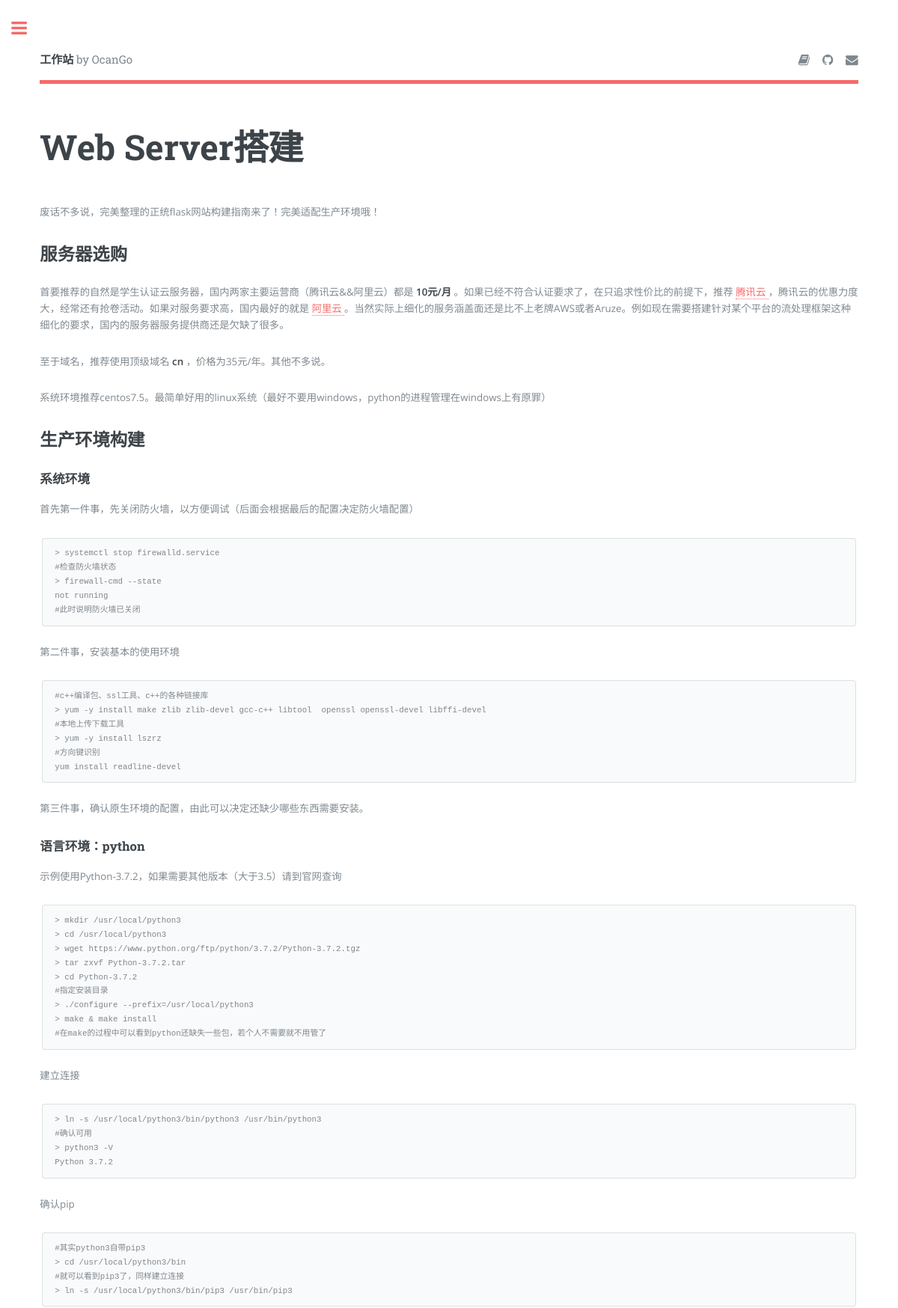
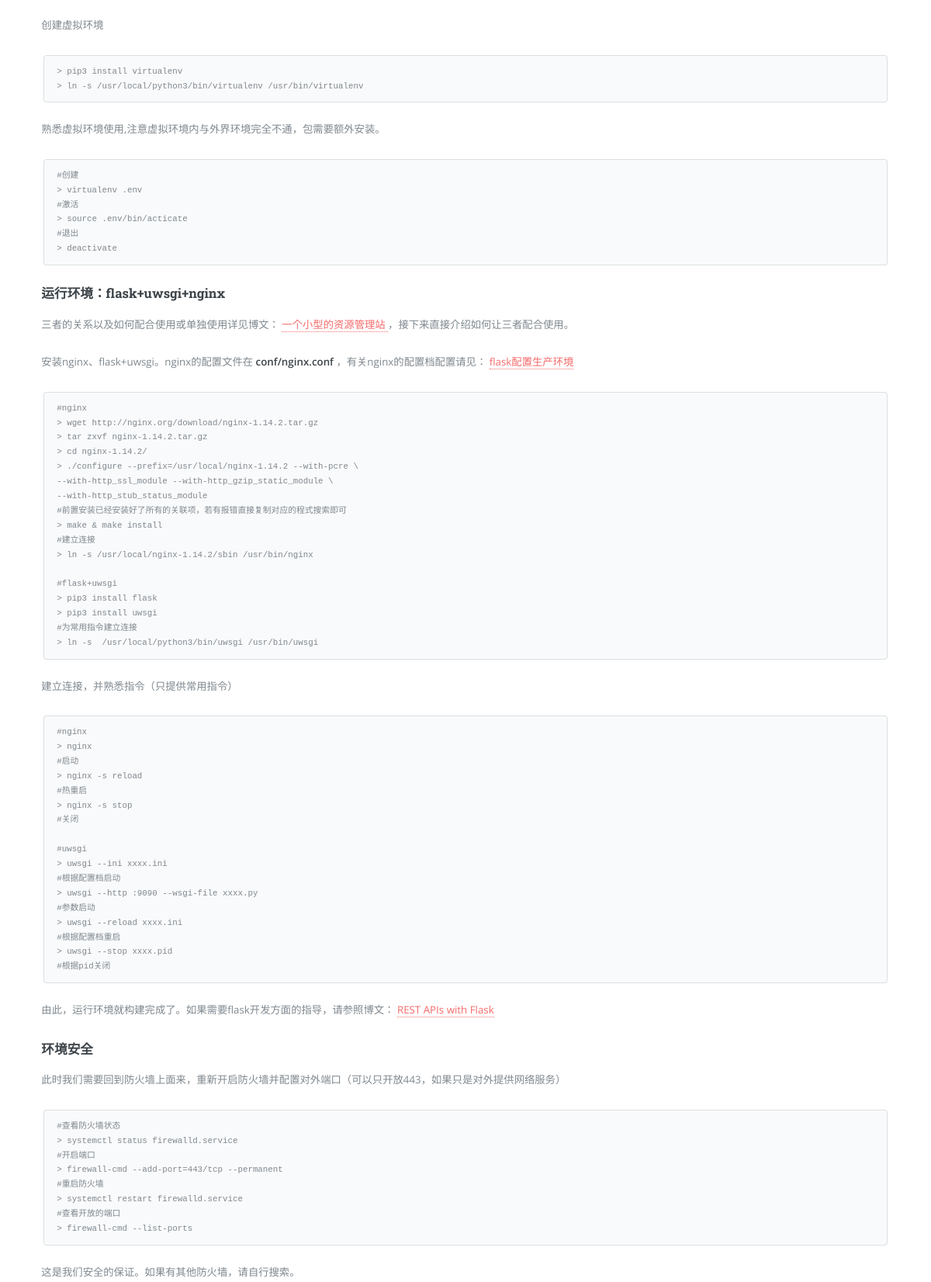
Page /article/3 (upper part) on the committed database (2 pictures, top to bottom).
### models/articles.py (models this page shows, shortened)
class ArticleModel(db.Model):
    __tablename__='article'
    id = db.Column(db.Integer, primary_key=True)
    topic = db.Column(db.String(80))
    picture_url = db.Column(db.String(80))
    article_url = db.Column(db.Boolean,default=False,nullable=False)
    weight = db.Column(db.Integer,nullable=False)#权重,默认1,最大10，不实际卡控
    introduce = db.Column(db.String(1000))
    link_project = db.Column(db.Integer, db.ForeignKey('project.id'))
    create_time = db.Column(db.DateTime , nullable=False , default=datetime.now)
    store = db.relationship('ProjectModel')
    def json(self):
        return {
            "id":self.id,
            "topic":self.topic,
            "picture_url":self.picture_url,
            "article_url":self.article_url,
            "introduce":self.introduce,
            "link_project":self.link_project,
            "data_str":self.create_time.strftime('%Y-%m-%d')
        }
    @classmethod
    def find_by_id(cls,id):
        return cls.query.filter_by(id=id).first()

### models/content.py (models this page shows, shortened)
class ContentModel(db.Model):
    __tablename__='content'
    id = db.Column(db.Integer, primary_key=True)
    content_md = db.Column(db.String(5000))
    content_HTML = db.Column(db.String(5000))
    create_time = db.Column(db.DateTime , nullable=False , default=datetime.now)
    @classmethod
    def find_by_id(cls, id):
        return cls.query.filter_by(id=id).first()

### app.py (the view)
@app.route('/article/<int:topic>')
def articles(topic):
    article = ArticleModel.find_by_id(topic)
    if article:
        project = ProjectModel.find_by_id(article.link_project)
        articles_list = project.get_all_article(None)
        content = ContentModel.find_by_id(article.id)
        if content:
            article_content = content.content_HTML
        else:
            article_content = None
    else:
        abort(404)
    return render_template(
        'generic.html',
        article_id = topic,
        articles = {
            "articles_len" : len(articles_list['articles']),
            "articles":articles_list['articles'],
            "article_content":article_content,
            "article_name":article.topic},
        sidebar_project = ProjectModel.get_all_projects_bytree()
        )

### models/projects.py (called while the page is built)
    def get_all_article(self,maxindex = 3):
        return {
            'name':self.name,
            'id':self.id,
            'articles': [article.json() for article in (self.articles.limit(maxindex).all() if maxindex is not None else self.articles.all())]
        }

    @classmethod
    def get_all_projects_bytree(cls):
        return [
            {
                'id':project.id,
                'name':project.name
            } for project in cls.query.all()
        ]

    @classmethod
    def find_by_id(cls, id):
        return cls.query.filter_by(id=id).first()

### templates/generic.html (shortened to what this page needs)
{% extends "base/base.html" %}
{% block mainbody %}
		<section>
			<header class="main">
				<h1>{{articles['article_name']}}</h1>
			</header>
			{% if articles['article_content'] %}
				{{ articles['article_content'] | safe }}
			{% else %}
				<p>暂时没有相关的内容。</p>
			{% endif %}
		</section>
{% endblock %}

### static/assets/css/main.css (style rules this page uses)
html, body, div, span, applet, object, iframe, h1, h2, h3, h4, h5, h6, p, blockquote, pre, a, abbr, acronym, address, big, cite, code, del, dfn, em, img, ins, kbd, q, s, samp, small, strike, strong, sub, sup, tt, var, b, u, i, center, dl, dt, dd, ol, ul, li, fieldset, form, label, legend, table, caption, tbody, tfoot, thead, tr, th, td, article, aside, canvas, details, embed, figure, figcaption, footer, header, hgroup, menu, nav, output, ruby, section, summary, time, mark, audio, video { margin: 0; padding: 0; border: 0; font-size: 100%; font: inherit; vertical-align: baseline; }
article, aside, details, figcaption, figure, footer, header, hgroup, menu, nav, section { display: block; }
body { line-height: 1; }
body { -webkit-text-size-adjust: none; }
body { -ms-overflow-style: scrollbar; }
html { box-sizing: border-box; }
*, *:before, *:after { box-sizing: inherit; }
body { background: #ffffff; }
body, input, select, textarea { color: #7f888f; font-family: "Open Sans", sans-serif; font-size: 13pt; font-weight: 400; line-height: 1.65; }
@media screen and (max-width: 1680px) { body, input, select, textarea { font-size: 11pt; } }
@media screen and (max-width: 1280px) { body, input, select, textarea { font-size: 10pt; } }
a { -moz-transition: color 0.2s ease-in-out, border-bottom-color 0.2s ease-in-out; -webkit-transition: color 0.2s ease-in-out, border-bottom-color 0.2s ease-in-out; -ms-transition: color 0.2s ease-in-out, border-bottom-color 0.2s ease-in-out; transition: color 0.2s ease-in-out, border-bottom-color 0.2s ease-in-out; border-bottom: dotted 1px; color: #f56a6a; text-decoration: none; }
strong, b { color: #3d4449; font-weight: 600; }
p { margin: 0 0 2em 0; }
h1, h2, h3, h4, h5, h6 { color: #3d4449; font-family: "Roboto Slab", serif; font-weight: 700; line-height: 1.5; margin: 0 0 1em 0; }
h1 { font-size: 4em; margin: 0 0 0.5em 0; line-height: 1.3; }
h2 { font-size: 1.75em; }
h3 { font-size: 1.25em; }
@media screen and (max-width: 1680px) { h1 { font-size: 3.5em; } }
code { background: rgba(230, 235, 237, 0.25); border-radius: 0.375em; border: solid 1px rgba(210, 215, 217, 0.75); font-family: "Courier New", monospace; font-size: 0.9em; margin: 0 0.25em; padding: 0.25em 0.65em; }
pre { -webkit-overflow-scrolling: touch; font-family: "Courier New", monospace; font-size: 0.9em; margin: 0 0 2em 0; }
pre code { display: block; line-height: 1.75; padding: 1em 1.5em; overflow-x: auto; }
header.main > :last-child { margin: 0 0 1em 0; }
#main > .inner > section { padding: 6em 0 4em 0 ; border-top: solid 2px rgba(210, 215, 217, 0.75); }
#main > .inner > section:first-of-type { border-top: 0 !important; }
@media screen and (max-width: 1680px) { #main > .inner > section { padding: 5em 0 3em 0 ; } }
@media screen and (max-width: 1280px) { #main > .inner > section { padding: 4em 0 2em 0 ; } }

### rows in the picture
ArticleModel: article_name "Web Server搭建"
ContentModel: article_content "废话不多说，完美整理的正统flask网站构建指南来了！完美适配生产环境哦！ 服务器选购 首要推荐的自然是学生认证云服务器，国内两家主要运营商（腾讯云&&阿里云）都是 10元/月 。如果已经不符合认证要求了，在只追求性价比的前提下，推荐 腾讯云 ，腾讯云的优惠力度大，经常还有抢卷活动。如果对服务要求高，国内最好的就是 阿里云 。当然实际上细化的服务涵盖面还是比不上老牌AWS或者Aruze。例如现在需要搭建针对某个平台的流处理框架这种细化的要求，国内的服务器服务提供商还是欠缺了很多。 至于域名，推荐使用顶级域名 cn ，价格为35元/年。其他不多说。 系统环境推荐centos7.5。最简单好用的linux系统（最好不要用windows，python的进程管理在windows上有原罪） 生产环境构建 系统环境 首先第一件事，先关闭防火墙，以方便调试（后面会根据最后的配置决定防火墙配置） > systemctl stop firewalld.service #检查防火墙状态 > firewall-cmd --state not running #此时说明防火墙已关闭 第二件事，安装基本的使用环境 #c++编译包、ssl工具、c++的各种链接库 > yum -y install make zlib zlib-devel gcc-c++ libtool openssl openssl-devel libffi-devel #本地上传下载工具 > yum -y install lszrz #方向键识别 yum install readline-devel…"
